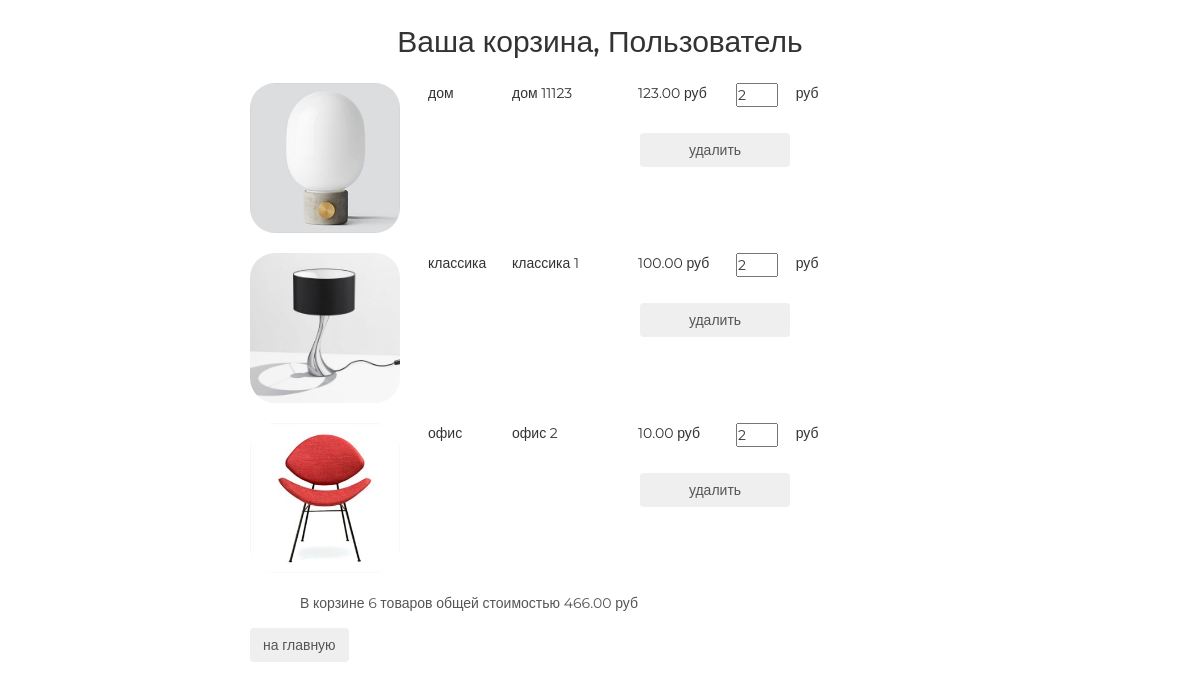
Page /basket/ (signed in) on the committed database.
### basketapp/models.py (models this page shows, shortened)
class Basket(models.Model):
    user = models.ForeignKey(settings.AUTH_USER_MODEL, on_delete=models.CASCADE, related_name='basket')
    product = models.ForeignKey(Product, on_delete=models.CASCADE)
    quantity = models.PositiveSmallIntegerField(default=0)
    add_datetime = models.DateTimeField(auto_now_add=True)
    @property
    def product_cost(self):
        return self.quantity * self.product.price
    @property
    def total_quantity(self):
        _items = Basket.objects.filter(user=self.user)
        return sum(list(map(lambda x: x.quantity, _items)))
    @property
    def total_cost(self):
        _items = Basket.objects.filter(user=self.user)
        return sum(list(map(lambda x: x.product_cost, _items)))

### mainapp/models.py (models this page shows, shortened)
class Product(models.Model):
    category = models.ForeignKey(ProductCategory, on_delete=models.CASCADE, verbose_name='категория')
    name = models.CharField(max_length=128, verbose_name='название')
    image = models.ImageField(upload_to='products', blank=True, verbose_name='картинка')
    short_desc = models.CharField(max_length=255, verbose_name='краткое описание')
    description = models.TextField(verbose_name='описание')
    price = models.DecimalField(decimal_places=2, max_digits=10, default=0, verbose_name='цена')
    quantity = models.PositiveSmallIntegerField(default=0, verbose_name='количество')
    is_active = models.BooleanField(default=True)

class ProductCategory(models.Model):
    name = models.CharField(max_length=64, unique=True, verbose_name='название')
    description = models.TextField(verbose_name='описание')
    is_active = models.BooleanField(default=True)
    class Meta:
        verbose_name = 'категория'
        verbose_name_plural = 'категории'
        ordering = ('-id',)

### authapp/models.py (models this page shows, shortened)
class ShopUser(AbstractUser):
    avatar = models.ImageField(upload_to='users_avatars', blank=True, verbose_name='Аватар')
    avatar_url = models.CharField(max_length=128, blank=True, null=True)
    age = models.PositiveSmallIntegerField(verbose_name='Возраст')
    activate_key = models.CharField(max_length=128, verbose_name='Ключ активации', blank=True, null=True)
    activate_key_expired = models.DateTimeField(blank=True, null=True)

### basketapp/views.py (the view)
# urls.py: path('', basket.basket, name='basket'),
@login_required
def basket(request):
    baskets_list = Basket.objects.filter(user=request.user)
    context = {
        'baskets': baskets_list
    }
    return render(request, 'basketapp/basket.html', context)

### mainapp/context_processors.py (called while the page is built)
def basket(request):
    basket_items = []
    if request.user.is_authenticated:
        basket_items = Basket.objects.filter(user=request.user)
    return {
        'basket': basket_items
    }

### basketapp/templates/basketapp/basket.html
{% extends 'basketapp/base.html' %}
{% load static %}
{% block content %}
    <div class="basket_list">
        {% include 'basketapp/includes/inc_baskets_list.html' %}
    </div>
    <button class="btn btn-round">
        <a href="{% url 'index' %}">на главную</a>
    </button>
{% endblock %}

### basketapp/templates/basketapp/includes/inc_baskets_list.html
{% for item in baskets %}
    <div class="basket_record">
        <img src="/media/{{ item.product.image }}"
             alt="{{ item.product.short_desc }}">
        <span class="category_name">{{ item.product.category.name }}</span>
        <span class="product_name">{{ item.product.name }}</span>
        <span class="product_price">{{ item.product.price }}&nbspруб</span>
        <input type="number" name="{{ item.pk }}"
               min="0"
               value="{{ item.quantity }}">
        <span class="product_cost">{{ item.cost }}&nbspруб</span>
        <button class="btn btn-round">
            <a href="{% url 'basket:remove' item.pk %}" class="">
                удалить
            </a>
        </button>
    </div>
{% endfor %}
{% if baskets %}
    <div class="basket_summary">
        В корзине {{ baskets.0.total_quantity }} товаров общей стоимостью
        {{ baskets.0.total_cost }} руб
    </div>
{% endif %}

### static/css/style.css (style rules this page uses)
* { margin: 0; padding: 0; }
body { font-family: 'Montserrat', sans-serif; }
html, body { height: 100%; }
.basket_list input[type="number"] { width: 3em; position: relative; display: block; float: left; }
.basket_list span.category_name { margin-left: 2em; width: 5em; position: relative; display: block; float: left; }
.basket_list span.product_name { margin-left: 1em; width: 8em; position: relative; display: block; float: left; }
.basket_list span.product_price { margin-left: 1em; width: 7em; position: relative; display: block; float: left; }
.basket_list span.product_cost { margin-left: 1em; width: 7em; position: relative; display: block; float: left; }
.basket_list .basket_record { position: relative; display: block; height: 170px; float: none; }
.basket_list .basket_record button { margin-top: 50px; margin-left: 390px; width: 150px; position: absolute; display: block; float: left; }
.basket_list button { margin-left: 45px; width: 150px; display: block; float: left; }
.basket_container button a { text-decoration: none; color: #555; }
.basket_container img { display: block; float: left; width: 150px; border-radius: 25px; }
.basket_container .basket_summary { display: block; margin-left: 50px; margin-bottom: 15px; color: #555; }

### rows in the picture
Basket: product.image (picture), product.category.name "дом", product.name "дом 11123", product.price "123.00", quantity "2", user+quantity "6", user+quantity+product "466.00"
Basket: product.image (picture), product.category.name "классика", product.name "классика 1", product.price "100.00", quantity "2"
Basket: product.image (picture), product.category.name "офис", product.name "офис 2", product.price "10.00", quantity "2"
